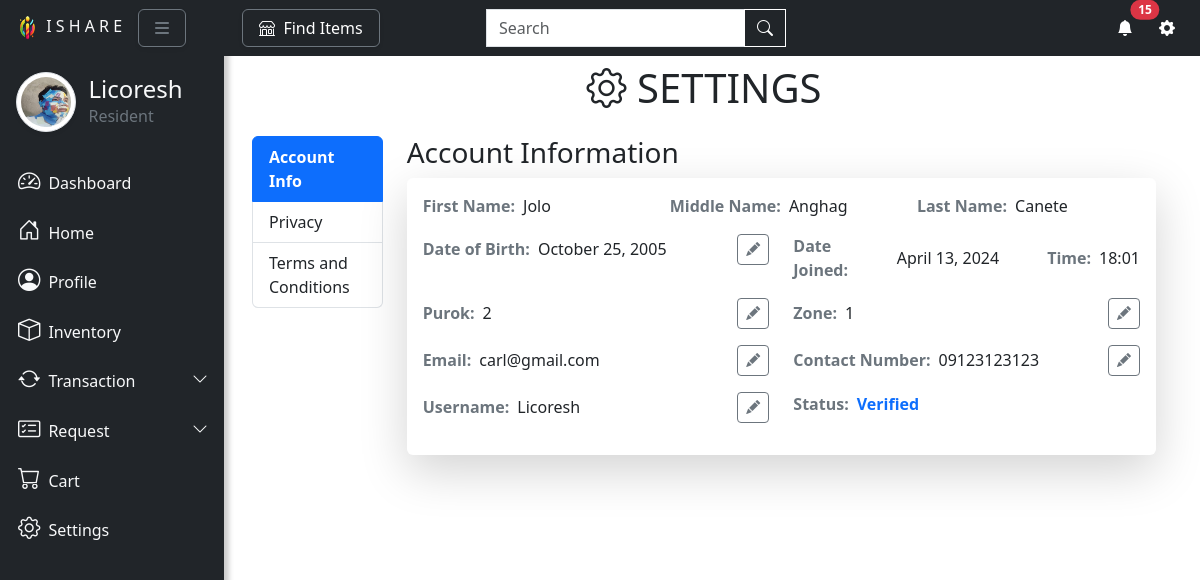
/htdocs/settings.php (signed in), run on the app's committed database.
### tables this page shows
CREATE TABLE `user` (
  `userID` int(11) NOT NULL AUTO_INCREMENT,
  `firstName` varchar(45) NOT NULL,
  `middleName` varchar(45) DEFAULT NULL,
  `lastName` varchar(45) NOT NULL,
  `contactNumber` varchar(45) NOT NULL,
  `zone` varchar(45) NOT NULL,
  `purok` varchar(45) NOT NULL,
  `dateJoined` datetime NOT NULL,
  `userEmail` varchar(45) NOT NULL,
  `status` varchar(45) DEFAULT NULL,
  `username` varchar(45) NOT NULL,
  `password` varchar(250) NOT NULL,
  `recoveryNumber` int(45) DEFAULT NULL,
  `recentPassword` varchar(45) DEFAULT NULL,
  `userImage_path` varchar(45) DEFAULT NULL,
  `verifyImage_path` varchar(45) DEFAULT NULL,
  `birthDay` datetime DEFAULT NULL,
  `userReports` int(11) DEFAULT NULL,
  `hiddenTran` varchar(20) DEFAULT 'Yes',
  `hiddenItem` varchar(20) DEFAULT 'Yes',
  PRIMARY KEY (`userID`),
  UNIQUE KEY `username_UNIQUE` (`username`),
  UNIQUE KEY `userImage_path_UNIQUE` (`userImage_path`),
  UNIQUE KEY `verifyImage_path_UNIQUE` (`verifyImage_path`),
  UNIQUE KEY `recoveryNumber_UNIQUE` (`recoveryNumber`)
);

### htdocs/settings.php (the view, shortened to what the rows shown need)
<?php
include "nav.php";
include "1db.php";
?>
<?php
$sql = "SELECT * FROM user where userID = $user_id";
$query = mysqli_query($conn, $sql);
$user = array();
while ($userRow = mysqli_fetch_assoc($query)) {
    $userData = array(
        'firstName' => $userRow['firstName'],
        'middleName' => $userRow['middleName'],
        'lastName' => $userRow['lastName'],
        'contactNumber' => $userRow['contactNumber'],
        'zone' => $userRow['zone'],
        'purok' => $userRow['purok'],
        'dateJoined' => $userRow['dateJoined'],
        'userEmail' => $userRow['userEmail'],
        'status' => $userRow['status'],
        'userImage_path' => $userRow['userEmail'],
        'username' => $userRow['username'],
        'password' => $userRow['password'],
        'birthDay' => $userRow['birthDay'],
    );
    array_push($user, $userData);
}
$dateTime = explode(" ", $userData['dateJoined']);
$date = $dateTime[0];
$time = $dateTime[1];
    $dateTimeStamp = strtotime($date);
    $dateJoinedYear = date('Y', $dateTimeStamp);
    $dateJoinedMonth = date('F', $dateTimeStamp);
    $dateJoinedDay = date('j', $dateTimeStamp);
    $time = explode(":", $time);
    $dateJoinedHour = $time[0];
    $dateJoinedMinute = $time[1];
    $Birthday = $userData['birthDay'];
        $BirthdayTimestamp = strtotime($Birthday);
        $birthYear = date('Y', $BirthdayTimestamp);
        $birthMonth = date('F', $BirthdayTimestamp);
        $birthDay = date('j', $BirthdayTimestamp);
?>
<!doctype html>
<html lang="en">
<head>
</head>
<body>
    <main>
        <div class="page-content" id="content">
            <div class="container">
                <div class="col">
                <h1 class="text-center mb-4 mt-3"><i class="bi-gear"></i> SETTINGS</h1>
                </div>
                <div class="row">
                    <div class="col-lg-10 col-md-9 col-sm-9">
                        <div class="tab-content" id="nav-tabContent">
                            <div class="tab-pane fade show active" id="list-account" role="tabpanel" aria-labelledby="list-account-list">
                                <div class="card shadow-lg border-0">
                                    <div class="card-body">
                                        <div class="row">
                                            <div class="col-md-4 mb-3">
                                                <div class="d-flex align-items-center">
                                                    <div class="fw-bold text-secondary me-2">First Name:</div>
                                                    <span class="text-dark"><?php echo ucfirst($userData['firstName']); ?></span>
                                                </div>
                                            </div>
                                            <div class="col-md-4 mb-3">
                                                <div class="d-flex align-items-center">
                                                    <div class="fw-bold text-secondary me-2">Middle Name:</div>
                                                    <span class="text-dark"><?php echo ucfirst($userData['middleName']); ?></span>
                                                </div>
                                            </div>
                                            <div class="col-md-4 mb-3">
                                                <div class="d-flex align-items-center">
                                                    <div class="fw-bold text-secondary me-2">Last Name:</div>
                                                    <span class="text-dark"><?php echo ucfirst($userData['lastName']); ?></span>
                                                </div>
                                            </div>
                                        </div>
                                        <div class="row">
                                            <div class="col-md-6 mb-3">
                                                <div class="d-flex align-items-center">
                                                    <div class="fw-bold text-secondary me-2">Date of Birth:</div>
                                                    <span class="text-dark"><? echo $birthMonth .'&nbsp' . $birthDay . ',&nbsp;' . $birthYear; ?></span>
                                                    <button type="button" class="btn btn-outline-secondary btn-sm ms-auto" data-bs-toggle="modal" data-bs-target="#editModal_birthdate" >
                                                        <i class="bi bi-pencil-fill"></i>
                                                    </button>
                                                </div>
                                            </div>
                                            <div class="col-md-6 mb-3">
                                                <div class="d-flex align-items-center">
                                                    <div class="fw-bold text-secondary me-2">Date Joined:</div>
                                                    <span class="text-dark"><? echo $dateJoinedMonth .'&nbsp;'. $dateJoinedDay.',&nbsp;'. $dateJoinedYear; ?></small></span>
                                                <div class="fw-bold text-secondary me-2 ms-5">Time:</div>
                                                <span class="text-dark"> <? echo $dateJoinedHour.':'.$dateJoinedMinute;?></span>
                                                </div>
                                            </div>
                                        </div>
                                        <div class="row">
                                            <div class="col-md-6 mb-3">
                                                <div class="d-flex align-items-center">
                                                    <div class="fw-bold text-secondary me-2">Purok:</div>
                                                    <span class="text-dark"><?php echo $userData['purok']; ?></span>
                                                    <button type="button" class="btn btn-outline-secondary btn-sm ms-auto">
                                                        <i class="bi bi-pencil-fill" data-bs-toggle="modal" data-bs-target="#editModal_Purok" ></i>
                                                    </button>
                                                </div>
                                            </div>
                                            <div class="col-md-6 mb-3">
                                                <div class="d-flex align-items-center">
                                                    <div class="fw-bold text-secondary me-2">Zone:</div>
                                                    <span class="text-dark"><?php echo $userData['zone']; ?></span>
                                                    <button type="button" class="btn btn-outline-secondary btn-sm ms-auto">
                                                        <i class="bi bi-pencil-fill" data-bs-toggle="modal" data-bs-target="#editModal_Zone"></i>
                                                    </button>
                                                </div>
                                            </div>
                                        </div>
                                        <div class="row">
                                            <div class="col-md-6 mb-3">
                                                <div class="d-flex align-items-center">
                                                    <div class="fw-bold text-secondary me-2">Email:</div>
                                                    <span class="text-dark" id="data-display"><?php echo $userData['userEmail']; ?></span>
                                                    <button type="button" class="btn btn-outline-secondary btn-sm ms-auto"  data-bs-toggle="modal" data-bs-target="#editModal_email">
                                                        <i class="bi bi-pencil-fill"></i>
                                                    </button>
                                                </div>
                                            </div>
                                            <div class="col-md-6 mb-3">
                                                <div class="d-flex align-items-center">
                                                    <div class="fw-bold text-secondary me-2">Contact Number:</div>
                                                    <span class="text-dark"><?php echo $userData['contactNumber']; ?></span>
                                                    <button type="button" class="btn btn-outline-secondary btn-sm ms-auto">
                                                        <i class="bi bi-pencil-fill" data-bs-toggle="modal" data-bs-target="#editModal_ContactNumber"></i>
                                                    </button>
                                                </div>
                                            </div>
                                        </div>
                                        <div class="row">
                                            <div class="col-md-6 mb-3">
                                                <div class="d-flex align-items-center">
                                                    <div class="fw-bold text-secondary me-2">Username:</div>
                                                    <span class="text-dark"><?php echo ucfirst($userData['username']); ?></span>
                                                    <button type="button" class="btn btn-outline-secondary btn-sm ms-auto">
                                                        <i class="bi bi-pencil-fill" data-bs-toggle="modal" data-bs-target="#editModal_Username"></i>
                                                    </button>
                                                </div>
                                            </div>
                                        </div>
                                    </div>
                                </div>
                            </div>
                        </div>
                                            <?php include "termsandcondition.php"; ?>
                    </div>
                </div>
            </div>
        </div>
    <?php include 'setting_modals.php'; ?>
    </main>
</body>
</html>

### htdocs/nav.php (shortened to what the rows shown need)
<?php
include "upper.php";
$user_id = $_SESSION['user_id'];
$stmt = $conn->prepare("SELECT * FROM user WHERE userID = ?");
$stmt->bind_param("i", $user_id);
$stmt->execute();
$result = $stmt->get_result();
?>
<!doctype html>
<html lang="en">
<head>
    <link href="https://cdn.jsdelivr.net/npm/bootstrap@5.3.2/dist/css/bootstrap.min.css" rel="stylesheet" />
    <link rel="stylesheet" href="https://cdn.jsdelivr.net/npm/bootstrap-icons@1.5.0/font/bootstrap-icons.css">
    <link rel="stylesheet" href="https://cdnjs.cloudflare.com/ajax/libs/font-awesome/6.0.0-beta3/css/all.min.css" />
</head>
<body>
    <div class="vertical-nav bg-dark" id="sidebar">
        <div class="py-4 px-3">
            <br><br>
            <div class="media d-flex align-items-center"><img src="<?php echo !empty($itemImage_path) ? 'picture/' . $itemImage_path : 'picture/' . getUserProfilePicPaths($user_id); ?>" alt="..." style="width: 60px; height: 60px;" class="mr-3 rounded-circle img-thumbnail shadow-sm">
                <div class="media-body">
                    <h4 class="m-0 text-light">
                        <?php
                        $sql1 = "SELECT * FROM user WHERE userID = '$user_id'";
                        $result1 = $conn->query($sql1);
                        $user = $result1->fetch_assoc();
                        if ($user) {
                            echo '<h4 class="m-0 text-light">&nbsp;&nbsp;' . ucfirst($user['username']) . '</h4>';
                        } else {
                            echo '<h4 class="m-0 text-light">&nbsp;&nbsp;User not found</h4>';
                        }
                        ?></h4>
                    <p class="font-weight-light text-secondary mb-0">&nbsp;&nbsp; Resident</p>
                </div>
            </div>
        </div>
        <?php
        function getUserProfilePicPaths($user_id)
        {
            global $conn;
            $stmt = $conn->prepare("SELECT userImage_path FROM user WHERE userID = ?");
            $stmt->bind_param("i", $user_id);
            $stmt->execute();
            $stmt->bind_result($userImage_path);
            return isset($userImage_path) ? $userImage_path : "picture/default.png";
        }
        ?>
    </div>
</body>
</html>

### data on the page
user: userImage_path (picture), username "Licoresh", firstName "Jolo", middleName "Anghag", lastName "Canete", birthDay "October", birthDay "25", birthDay "2005", dateJoined "April", dateJoined "13", dateJoined "2024", dateJoined "18", dateJoined "01", purok "2", zone "1", userEmail "carl@gmail.com", contactNumber "09123123123"

### other printed values
$total_unread_count "15"
